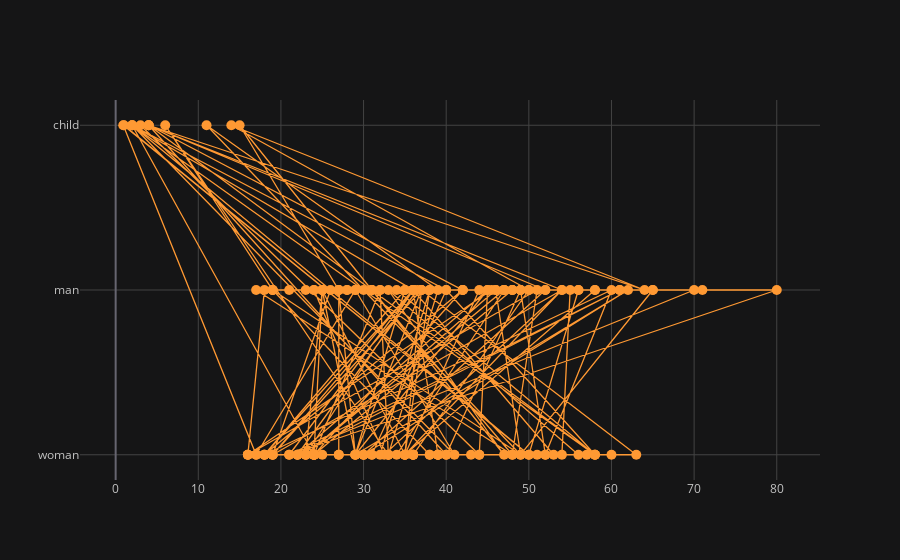

Source (notebook cell):
### Code cell
titanic.iplot(x='age',y='who',mode='markers+lines',size=10)

### Figure 1 — Plotly figure (JSON) as saved in the notebook; plotly's stock layout.template omitted (floating-point values rounded to 4 significant figures; data arrays with more than 128 entries replaced by an {"elided": "..."} marker saying what was removed)
{"data": [{"line": {"color": "rgba(255, 153, 51, 1.0)", "dash": "solid", "shape": "linear", "width": 1.3}, "marker": {"size": 10, "symbol": "circle"}, "mode": "markers+lines", "name": "who", "text": "", "type": "scatter", "x": {"elided": "182 float values"}, "y": {"elided": "182 str values"}}], "layout": {"legend": {"bgcolor": "#151516", "font": {"color": "#D9D9D9"}}, "paper_bgcolor": "#151516", "plot_bgcolor": "#151516", "title": {"font": {"color": "#D9D9D9"}}, "xaxis": {"gridcolor": "#434343", "showgrid": true, "tickfont": {"color": "#C2C2C2"}, "title": {"font": {"color": "#D9D9D9"}, "text": ""}, "zerolinecolor": "#666570"}, "yaxis": {"gridcolor": "#434343", "showgrid": true, "tickfont": {"color": "#C2C2C2"}, "title": {"font": {"color": "#D9D9D9"}, "text": ""}, "zerolinecolor": "#666570"}}}
